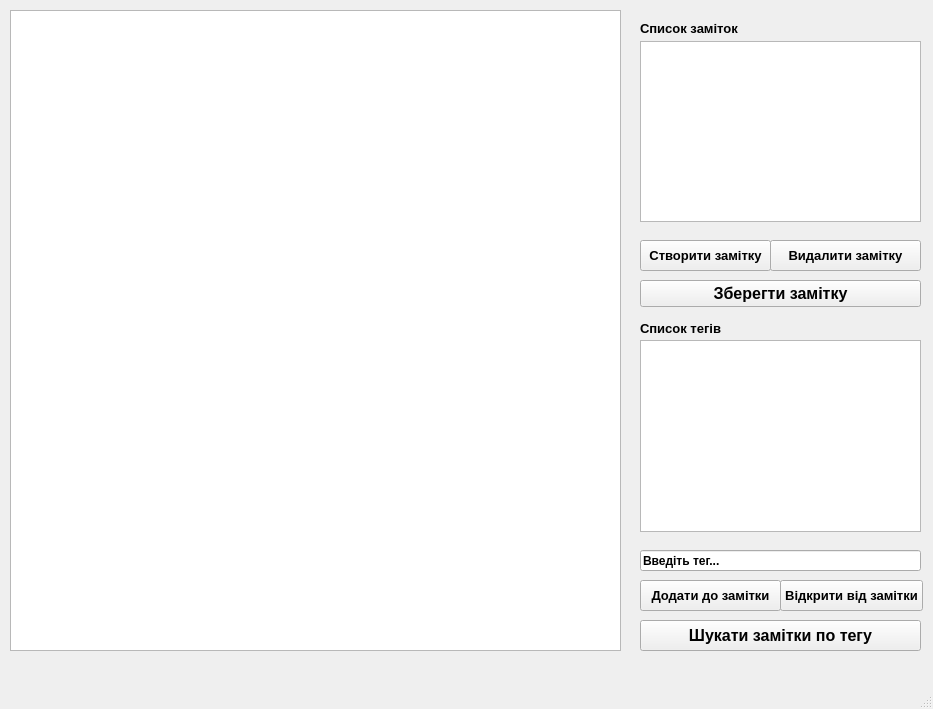
<?xml version="1.0" encoding="UTF-8"?>
<ui version="4.0">
 <class>MainWindow</class>
 <widget class="QMainWindow" name="MainWindow">
  <property name="geometry">
   <rect>
    <x>0</x>
    <y>0</y>
    <width>933</width>
    <height>709</height>
   </rect>
  </property>
  <property name="windowTitle">
   <string>MainWindow</string>
  </property>
  <widget class="QWidget" name="centralwidget">
   <widget class="QTextEdit" name="textEdit">
    <property name="geometry">
     <rect>
      <x>10</x>
      <y>10</y>
      <width>611</width>
      <height>641</height>
     </rect>
    </property>
   </widget>
   <widget class="QListWidget" name="listWidget">
    <property name="geometry">
     <rect>
      <x>640</x>
      <y>41</y>
      <width>281</width>
      <height>181</height>
     </rect>
    </property>
   </widget>
   <widget class="QListWidget" name="listWidget_2">
    <property name="geometry">
     <rect>
      <x>640</x>
      <y>340</y>
      <width>281</width>
      <height>192</height>
     </rect>
    </property>
   </widget>
   <widget class="QLabel" name="label">
    <property name="geometry">
     <rect>
      <x>640</x>
      <y>20</y>
      <width>101</width>
      <height>16</height>
     </rect>
    </property>
    <property name="font">
     <font>
      <pointsize>10</pointsize>
      <weight>75</weight>
      <bold>true</bold>
     </font>
    </property>
    <property name="text">
     <string>Список заміток</string>
    </property>
   </widget>
   <widget class="QPushButton" name="pushButton_3">
    <property name="geometry">
     <rect>
      <x>640</x>
      <y>280</y>
      <width>281</width>
      <height>27</height>
     </rect>
    </property>
    <property name="font">
     <font>
      <pointsize>12</pointsize>
      <weight>75</weight>
      <bold>true</bold>
     </font>
    </property>
    <property name="text">
     <string>Зберегти замітку</string>
    </property>
   </widget>
   <widget class="QLabel" name="label_2">
    <property name="geometry">
     <rect>
      <x>640</x>
      <y>320</y>
      <width>82</width>
      <height>16</height>
     </rect>
    </property>
    <property name="font">
     <font>
      <pointsize>10</pointsize>
      <weight>75</weight>
      <bold>true</bold>
     </font>
    </property>
    <property name="text">
     <string>Список тегів</string>
    </property>
   </widget>
   <widget class="QPushButton" name="pushButton_4">
    <property name="geometry">
     <rect>
      <x>640</x>
      <y>580</y>
      <width>141</width>
      <height>31</height>
     </rect>
    </property>
    <property name="font">
     <font>
      <pointsize>10</pointsize>
      <weight>75</weight>
      <italic>false</italic>
      <bold>true</bold>
     </font>
    </property>
    <property name="text">
     <string>Додати до замітки</string>
    </property>
   </widget>
   <widget class="QPushButton" name="pushButton_5">
    <property name="geometry">
     <rect>
      <x>780</x>
      <y>580</y>
      <width>143</width>
      <height>31</height>
     </rect>
    </property>
    <property name="font">
     <font>
      <pointsize>10</pointsize>
      <weight>75</weight>
      <bold>true</bold>
     </font>
    </property>
    <property name="text">
     <string>Відкрити від замітки</string>
    </property>
   </widget>
   <widget class="QPushButton" name="pushButton_6">
    <property name="geometry">
     <rect>
      <x>640</x>
      <y>620</y>
      <width>281</width>
      <height>31</height>
     </rect>
    </property>
    <property name="font">
     <font>
      <pointsize>12</pointsize>
      <weight>75</weight>
      <bold>true</bold>
     </font>
    </property>
    <property name="text">
     <string>Шукати замітки по тегу</string>
    </property>
   </widget>
   <widget class="QPushButton" name="pushButton_2">
    <property name="geometry">
     <rect>
      <x>770</x>
      <y>240</y>
      <width>151</width>
      <height>31</height>
     </rect>
    </property>
    <property name="font">
     <font>
      <pointsize>10</pointsize>
      <weight>75</weight>
      <bold>true</bold>
     </font>
    </property>
    <property name="text">
     <string>Видалити замітку</string>
    </property>
   </widget>
   <widget class="QPushButton" name="pushButton">
    <property name="geometry">
     <rect>
      <x>640</x>
      <y>240</y>
      <width>131</width>
      <height>31</height>
     </rect>
    </property>
    <property name="font">
     <font>
      <pointsize>10</pointsize>
      <weight>75</weight>
      <bold>true</bold>
     </font>
    </property>
    <property name="text">
     <string>Створити замітку</string>
    </property>
   </widget>
   <widget class="QLineEdit" name="lineEdit">
    <property name="geometry">
     <rect>
      <x>640</x>
      <y>550</y>
      <width>281</width>
      <height>21</height>
     </rect>
    </property>
    <property name="font">
     <font>
      <pointsize>9</pointsize>
      <weight>75</weight>
      <bold>true</bold>
      <underline>false</underline>
      <strikeout>false</strikeout>
      <kerning>true</kerning>
     </font>
    </property>
    <property name="styleSheet">
     <string notr="true">border-color: rgb(0, 0, 0);</string>
    </property>
    <property name="text">
     <string>Введіть тег...</string>
    </property>
   </widget>
  </widget>
  <widget class="QMenuBar" name="menubar">
   <property name="geometry">
    <rect>
     <x>0</x>
     <y>0</y>
     <width>933</width>
     <height>21</height>
    </rect>
   </property>
  </widget>
  <widget class="QStatusBar" name="statusbar"/>
 </widget>
 <resources/>
 <connections/>
</ui>
